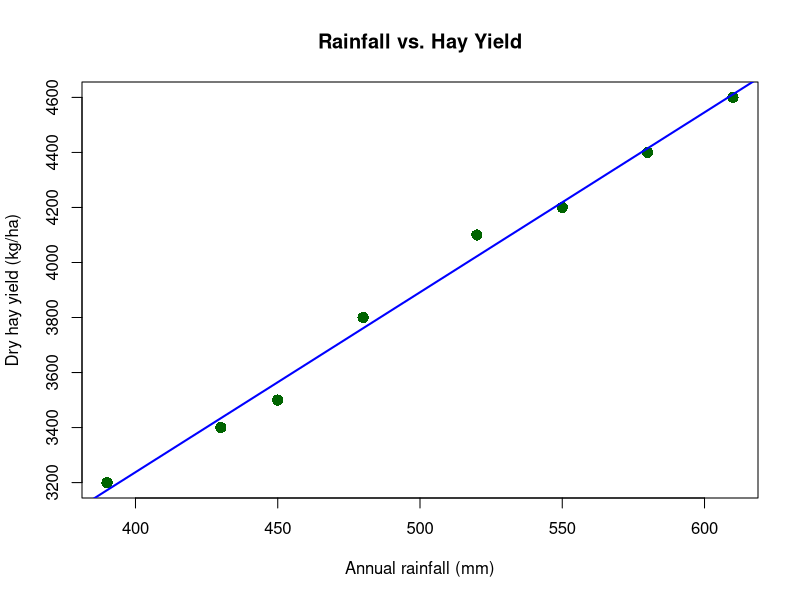

The R source for this figure:
## ---- chunk 1
# Rainfall and hay yield data
rainfall <- c(480, 520, 390, 610, 450, 580, 430, 550)
yield    <- c(3800, 4100, 3200, 4600, 3500, 4400, 3400, 4200)

# Scatterplot
plot(rainfall, yield,
     main = "Rainfall vs. Hay Yield",
     xlab = "Annual rainfall (mm)",
     ylab = "Dry hay yield (kg/ha)",
     pch  = 16, col = "darkgreen", cex = 1.5)

# Add a linear trend line
abline(lm(yield ~ rainfall), col = "blue", lwd = 2)

# Pearson correlation coefficient
r <- cor(rainfall, yield)
cat("Pearson r:", round(r, 4), "\n")
cat("r-squared:", round(r^2, 4), "\n")

# Significance test
cor.test(rainfall, yield, method = "pearson")
